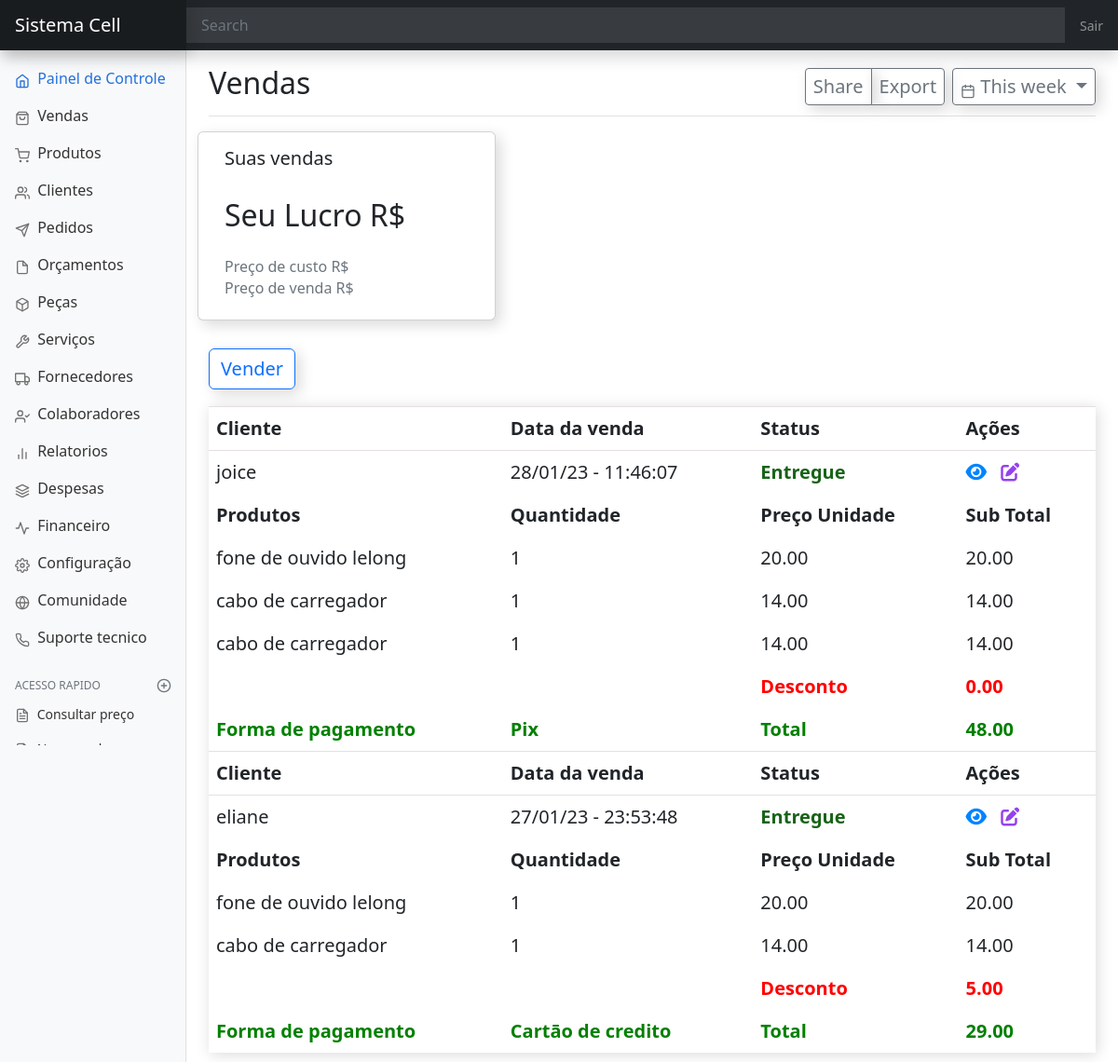
Page /vendas/ (signed in) on the committed database.
### venda/models.py (models this page shows, shortened)
class Vendas(models.Model):
    ENTREGUE = 'Entregue'
    CANCELADA = 'Cancelada'
    TROCA = 'Troca de produto'
    RETORNO_GARANTIA = 'Retorno garantia'
    STATUS = [
        (ENTREGUE, 'Concluida e entregue'),
        (CANCELADA, 'Cancelada e estornada'),
        (TROCA, 'Troca de produto'),
        (RETORNO_GARANTIA, 'Retorno para garantia')
    ]
    PIX = 'Pix'
    CARTAO_CREDITO = 'Cartāo de credito'
    CARTAO_DEBITO = 'Cartāo de debito'
    DINHEIRO = 'Dinheiro'
    FIADO = 'Fiado a receber'
    FORMA_PAGAMENTO = [
        (PIX, 'Pix'),
        (CARTAO_CREDITO, 'Cartāo de credito'),
        (CARTAO_DEBITO, 'Cartāo de debito'),
        (DINHEIRO, 'Dinheiro'),
        (FIADO, 'Fiado a receber')
    ]
    usuario = models.ForeignKey(User, on_delete=models.PROTECT)
    data_criacao = models.DateTimeField(auto_now_add=True)
    data_edicao = models.DateTimeField(auto_now=True)
    cliente = models.ForeignKey(Cliente, on_delete=models.CASCADE)
    vendedor = models.ForeignKey(Colaborador, on_delete=models.CASCADE)
    desconto = models.DecimalField(max_digits=9, decimal_places=2, null=True, blank=True)
    forma_pagamento = models.CharField(choices=FORMA_PAGAMENTO, max_length=20, default=PIX)
    observacao = models.TextField(null=True, blank=True)
    status = models.CharField(choices=STATUS, max_length=20, default=ENTREGUE)
    class Meta:
        ordering = ('-pk',)
    def total(self):
        qs = self.vendas_items.filter(vendas=self.pk).values_list(
            'preco', 'quantidade') or 0
        t = 0 if isinstance(qs, int) else sum(map(lambda q: q[0] * q[1], qs))
        desc = t - self.desconto
        return desc

class ItemsVenda(models.Model):
    vendas = models.ForeignKey(Vendas,
                               on_delete=models.SET_NULL,
                               related_name='vendas_items',
                               blank=True,
                               null=True,
                               )
    produto = models.ForeignKey(Produto,
                                on_delete=models.CASCADE)
    quantidade = models.IntegerField()
    preco = models.DecimalField(max_digits=9, decimal_places=2)
    class Meta:
        ordering = ('pk',)
    def subtotal(self):
        return self.quantidade * self.preco

### cliente/models.py (models this page shows, shortened)
class Cliente(models.Model):
    usuario = models.ForeignKey(User, on_delete=models.PROTECT)
    data_criacao = models.DateTimeField(auto_now_add=True, editable=False)
    data_edicao = models.DateTimeField(auto_now=True, editable=False)
    nome_cliente = models.CharField(max_length=90)
    data_nascimento = models.DateField(null=True, blank=True)
    cpf = models.CharField(max_length=14, null=True, blank=True)
    telefone_contato = models.CharField(max_length=15)
    telefone_contato_2 = models.CharField(max_length=15, null=True, blank=True)
    rua = models.CharField(max_length=99, null=True, blank=True)
    numero_casa = models.IntegerField(null=True, blank=True)
    bairro = models.CharField(max_length=90, null=True, blank=True)
    observacao = models.TextField(null=True, blank=True)

### produto/models.py (models this page shows, shortened)
class Produto(models.Model):
    FONES = 'FN'
    CAPAS = 'CP'
    PELICULAS = 'PL'
    ADAPTADORES = 'AD'
    CABOS = 'CB'
    CELULARES = 'CL'
    IPHONES = 'IP'
    CARREGADORES = 'CR'
    FONTES = 'FT'
    DIVERSOS = 'DV'
    INFORMATICA = 'IN'
    CATEGORIAS_PRODUTOS = [
        (FONES, 'Fones'),
        (CABOS, 'Cabos'),
        (CAPAS, 'Capas'),
        (PELICULAS, 'Peliculas'),
        (ADAPTADORES, 'Adaptadores'),
        (CELULARES, 'Celulares'),
        (IPHONES, 'iPhones'),
        (CARREGADORES, 'Carregadores'),
        (FONTES, 'Fontes'),
        (DIVERSOS, 'Diversos'),
        (INFORMATICA, 'Informatica')
    ]
    PIX = 'Cartāo de credito'
    CARTAO_CREDITO = 'Cartāo de credito'
    CARTAO_DEBITO = 'Cartāo de debito'
    DINHEIRO = 'Dinheiro'
    FIADO = 'Fiado a pagar'
    FORMA_PAGAMENTO = [
        (PIX, 'Pix'),
        (CARTAO_CREDITO, 'Cartāo de credito'),
        (CARTAO_DEBITO, 'Cartāo de debito'),
        (DINHEIRO, 'Dinheiro'),
        (FIADO, 'Fiado a pagar')
    ]
    usuario = models.ForeignKey(User, on_delete=models.PROTECT)
    data_criacao = models.DateTimeField(auto_now_add=True)
    data_edicao = models.DateTimeField(auto_now=True)
    nome_produto = models.CharField(max_length=99)
    categoria_produtos = models.CharField(max_length=2, choices=CATEGORIAS_PRODUTOS, null=True, blank=True)
    quantidade = models.IntegerField()
    codigo_de_barras = models.IntegerField(null=True, blank=True)
    preco_de_custo = models.DecimalField(max_digits=9, decimal_places=2)
    preco = models.DecimalField(max_digits=9, decimal_places=2)
    forma_pagamento = models.CharField(choices=FORMA_PAGAMENTO, max_length=21, default=PIX)
    fornecedor = models.ForeignKey(Fornecedores, on_delete=models.CASCADE, null=True, blank=True)
    observacao = models.TextField(null=True, blank=True)
    def __str__(self):
        return self.nome_produto

### venda/views.py (the view)
# urls.py: path('vendas/', login_required(ListaVendas.as_view()), name='vendas'),
class ListaVendas(ListView):
    template_name = 'vendas/pagina-inicial-vendas.html'
    model = Vendas
    def get_queryset(self):
        return Vendas.objects.filter(usuario=self.request.user)

### venda/templates/vendas/pagina-inicial-vendas.html (shortened to what this page needs)
{% extends 'dashboard/pagina-inicial.html' %}
{% block titulo %}
Vendas
{% endblock titulo %}
{% block conteudo %}<div class="teste">
    <div class="row" id="relatorio-venda">
        <div class="card">
            <div class="card-body">
                <h5 class="card-title">Suas vendas <b></b></h5>
                <h2 class="card-text">Seu Lucro R$</h2>
                <h6 class="card-subtitle mb-2 text-muted">Preço de custo R$</h6>
                <h6 class="card-subtitle mb-2 text-muted">Preço de venda R$</h6>
            </div>
        </div>
    </div>
    <div style="margin-top: 30px;">
        <a class="btn btn-outline-primary" data-toggle="modal" data-target="#staticBackdrop" hx-get="{% url 'cadastrar-vendas' %}"
            hx-target="#addConteudo" hx-swap="innerHTML">Vender
        </a>
    </div>
    <div style="padding-top: 18px;">
        <table class="table table-borderless table-hover" style="box-shadow: 2px 2px 15px 0px rgba(4, 4, 4, 0.15);">
            <tbody id="vendas-Tbody">
                {% include 'vendas/tabela/tabela-venda.html' %}
            </tbody>
        </table>
    </div>
</div>
{% endblock conteudo %}

### venda/templates/vendas/tabela/linhas-tabela-vendas.html
<tr id="trVenda{{ object.pk }}" style="border-bottom: 0.15px solid rgb(229, 224, 224); border-top: 0.15px solid rgb(229, 224, 224); ">
    <th>Cliente</th>
    <th>Data da venda</th>
    <th>Status</th>
    <th>Ações</th>
</tr>
<tr>
    <td>{{object.cliente.nome_cliente}}</td>
    <td>{{object.data_criacao|date:'d/m/y - H:i:s'}}</td>
    {% if object.status == 'Entregue' %}
    <th style="color: rgb(23, 99, 23);">{{ object.status }}</th>
    {% else %}
    <th>{{ object.status }}</th>
    {% endif %}
    <td>
        <a style="text-decoration: none;" hx-get="{% url 'detalhe-vendas' object.pk %}" data-toggle="modal"
            data-target="#staticBackdrop" hx-target="#addConteudo">
            <i class="fa-solid fa-eye" style="color: rgb(0, 132, 255);"></i>
        </a>
        <a href="" hx-get="{% url 'editar-vendas' object.pk %}" data-toggle="modal"
        data-target="#staticBackdrop" hx-target="#addConteudo">
            <i class="fa-solid fa-pen-to-square" style="margin-left: 10px; color: #9442ED;"></i>
        </a>
    </td>
</tr>
<tr>
    <th>Produtos</th>
    <th>Quantidade</th>
    <th>Preço Unidade</th>
    <th>Sub Total</th>
</tr>
{% for items in object.vendas_items.all %}
<tr>
    <td>{{ items.produto }}</td>
    <td>{{ items.quantidade }}</td>
    <td>{{ items.preco }}</td>
    <td>{{ items.subtotal }}</td>
</tr>
{% endfor %}
<tr style="color: red;">
    <td></td>
    <td></td>
    <th>Desconto</th>
    <th>{{ object.desconto }}</th>
</tr>
<tr style="color: green;">
    <th>Forma de pagamento</th>
    <th>{{object.forma_pagamento}}</th>
    <th>Total</th>
    <th>{{ object.total }}</th>
</tr>

### static/css/dashboard.css (style rules this page uses)
body { font-size: .875rem; }

### venda/templates/vendas/pagina-inicial-vendas.html (style rules this page uses)
.card { max-width: 20rem; box-shadow: 5px 5px 15px 0px rgba(4, 4, 4, 0.15); }
.card .card-text { margin: 30px auto; }
.table { font-size: 20px; }
.btn { box-shadow: 5px 5px 15px 0px rgba(4, 4, 4, 0.15); font-size: 20px; }

### rows in the picture
Vendas: cliente.nome_cliente "joice", data_criacao "28/01/23 - 11:46:07", status "Entregue", desconto "0.00", forma_pagamento "Pix", total "48.00"
ItemsVenda: produto "fone de ouvido lelong", quantidade "1", preco "20.00", subtotal "20.00"
ItemsVenda: produto "cabo de carregador", quantidade "1", preco "14.00", subtotal "14.00"
ItemsVenda: produto "cabo de carregador", quantidade "1", preco "14.00", subtotal "14.00"
Vendas: cliente.nome_cliente "eliane", data_criacao "27/01/23 - 23:53:48", status "Entregue", desconto "5.00", forma_pagamento "Cartāo de credito", total "29.00"
ItemsVenda: produto "fone de ouvido lelong", quantidade "1", preco "20.00", subtotal "20.00"
ItemsVenda: produto "cabo de carregador", quantidade "1", preco "14.00", subtotal "14.00"
